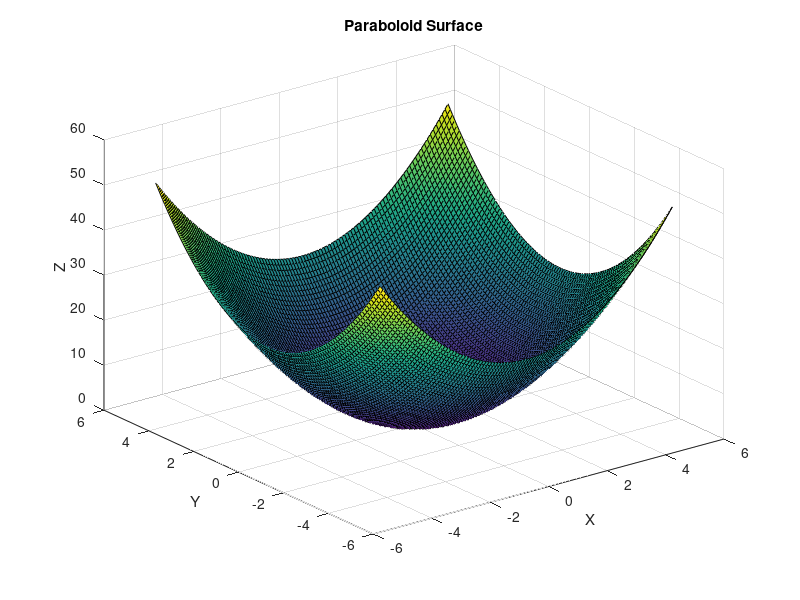

Reproduce this figure in MATLAB.
clc
clear

% Define the range of x and y values
x = linspace(-5, 5, 100);
y = linspace(-5, 5, 100);

% Create a grid of points
[X, Y] = meshgrid(x, y);

% Define parameters for the paraboloid equation
a = 1;  % Coefficient of x^2
b = 1;  % Coefficient of y^2
c = 1;  % Coefficient of z

% Calculate the z-values based on the paraboloid equation
Z = a*X.^2 + b*Y.^2 + c;

% Create the surface plot
figure;
surf(X, Y, Z);
xlabel('X');
ylabel('Y');
zlabel('Z');
title('Paraboloid Surface');
